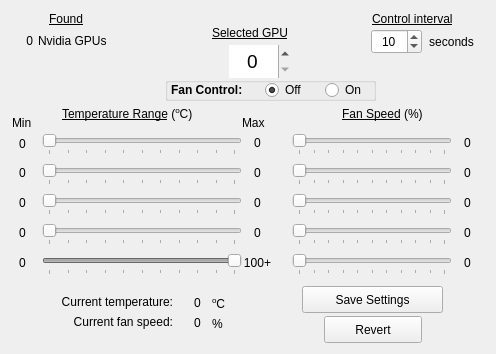
<?xml version="1.0" encoding="UTF-8"?>
<ui version="4.0">
 <author>Jeff Buck</author>
 <class>MainWindow</class>
 <widget class="QMainWindow" name="MainWindow">
  <property name="geometry">
   <rect>
    <x>0</x>
    <y>0</y>
    <width>496</width>
    <height>354</height>
   </rect>
  </property>
  <property name="focusPolicy">
   <enum>Qt::WheelFocus</enum>
  </property>
  <property name="windowTitle">
   <string>Nvidia Fan Control</string>
  </property>
  <property name="windowIcon">
   <iconset>
    <normaloff>Dapino-Summer-Blue-Fan.ico</normaloff>Dapino-Summer-Blue-Fan.ico</iconset>
  </property>
  <widget class="QWidget" name="centralwidget">
   <widget class="QGroupBox" name="groupBox">
    <property name="geometry">
     <rect>
      <x>165</x>
      <y>77</y>
      <width>211</width>
      <height>24</height>
     </rect>
    </property>
    <property name="title">
     <string/>
    </property>
    <widget class="QRadioButton" name="fancontrolon">
     <property name="geometry">
      <rect>
       <x>160</x>
       <y>2</y>
       <width>51</width>
       <height>22</height>
      </rect>
     </property>
     <property name="text">
      <string>On</string>
     </property>
    </widget>
    <widget class="QRadioButton" name="fancontroloff">
     <property name="geometry">
      <rect>
       <x>100</x>
       <y>2</y>
       <width>61</width>
       <height>22</height>
      </rect>
     </property>
     <property name="text">
      <string>Off</string>
     </property>
     <property name="checked">
      <bool>true</bool>
     </property>
    </widget>
    <widget class="QLabel" name="label_12">
     <property name="geometry">
      <rect>
       <x>6</x>
       <y>4</y>
       <width>86</width>
       <height>17</height>
      </rect>
     </property>
     <property name="font">
      <font>
       <weight>75</weight>
       <bold>true</bold>
      </font>
     </property>
     <property name="text">
      <string>Fan Control:</string>
     </property>
    </widget>
   </widget>
   <widget class="QSlider" name="tempslide0">
    <property name="geometry">
     <rect>
      <x>42</x>
      <y>134</y>
      <width>200</width>
      <height>21</height>
     </rect>
    </property>
    <property name="maximum">
     <number>100</number>
    </property>
    <property name="value">
     <number>0</number>
    </property>
    <property name="sliderPosition">
     <number>0</number>
    </property>
    <property name="orientation">
     <enum>Qt::Horizontal</enum>
    </property>
    <property name="tickPosition">
     <enum>QSlider::TicksBelow</enum>
    </property>
   </widget>
   <widget class="QLabel" name="temp0h">
    <property name="geometry">
     <rect>
      <x>242</x>
      <y>134</y>
      <width>31</width>
      <height>17</height>
     </rect>
    </property>
    <property name="text">
     <string>0</string>
    </property>
    <property name="alignment">
     <set>Qt::AlignCenter</set>
    </property>
   </widget>
   <widget class="QLabel" name="label">
    <property name="geometry">
     <rect>
      <x>62</x>
      <y>104</y>
      <width>161</width>
      <height>21</height>
     </rect>
    </property>
    <property name="font">
     <font>
      <underline>false</underline>
     </font>
    </property>
    <property name="text">
     <string>&lt;html&gt;&lt;head/&gt;&lt;body&gt;&lt;p&gt;&lt;span style=&quot; text-decoration: underline;&quot;&gt;Temperature Range&lt;/span&gt; (&lt;span style=&quot; vertical-align:super;&quot;&gt;o&lt;/span&gt;C)&lt;/p&gt;&lt;/body&gt;&lt;/html&gt;</string>
    </property>
   </widget>
   <widget class="QLabel" name="label_2">
    <property name="geometry">
     <rect>
      <x>342</x>
      <y>104</y>
      <width>101</width>
      <height>21</height>
     </rect>
    </property>
    <property name="font">
     <font>
      <underline>false</underline>
     </font>
    </property>
    <property name="text">
     <string>&lt;html&gt;&lt;head/&gt;&lt;body&gt;&lt;p&gt;&lt;span style=&quot; text-decoration: underline;&quot;&gt;Fan Speed&lt;/span&gt; (%)&lt;/p&gt;&lt;/body&gt;&lt;/html&gt;</string>
    </property>
   </widget>
   <widget class="QLabel" name="temp0l">
    <property name="geometry">
     <rect>
      <x>12</x>
      <y>134</y>
      <width>21</width>
      <height>20</height>
     </rect>
    </property>
    <property name="text">
     <string>0</string>
    </property>
    <property name="alignment">
     <set>Qt::AlignCenter</set>
    </property>
   </widget>
   <widget class="QLabel" name="temp1l">
    <property name="geometry">
     <rect>
      <x>12</x>
      <y>164</y>
      <width>21</width>
      <height>17</height>
     </rect>
    </property>
    <property name="text">
     <string>0</string>
    </property>
    <property name="alignment">
     <set>Qt::AlignCenter</set>
    </property>
   </widget>
   <widget class="QSlider" name="tempslide1">
    <property name="geometry">
     <rect>
      <x>42</x>
      <y>164</y>
      <width>200</width>
      <height>21</height>
     </rect>
    </property>
    <property name="minimum">
     <number>0</number>
    </property>
    <property name="maximum">
     <number>100</number>
    </property>
    <property name="value">
     <number>0</number>
    </property>
    <property name="orientation">
     <enum>Qt::Horizontal</enum>
    </property>
    <property name="tickPosition">
     <enum>QSlider::TicksBelow</enum>
    </property>
   </widget>
   <widget class="QLabel" name="temp1h">
    <property name="geometry">
     <rect>
      <x>242</x>
      <y>164</y>
      <width>31</width>
      <height>17</height>
     </rect>
    </property>
    <property name="text">
     <string>0</string>
    </property>
    <property name="alignment">
     <set>Qt::AlignCenter</set>
    </property>
   </widget>
   <widget class="QLabel" name="temp2l">
    <property name="geometry">
     <rect>
      <x>12</x>
      <y>194</y>
      <width>21</width>
      <height>17</height>
     </rect>
    </property>
    <property name="text">
     <string>0</string>
    </property>
    <property name="alignment">
     <set>Qt::AlignCenter</set>
    </property>
   </widget>
   <widget class="QSlider" name="tempslide2">
    <property name="geometry">
     <rect>
      <x>42</x>
      <y>194</y>
      <width>200</width>
      <height>21</height>
     </rect>
    </property>
    <property name="minimum">
     <number>0</number>
    </property>
    <property name="maximum">
     <number>100</number>
    </property>
    <property name="value">
     <number>0</number>
    </property>
    <property name="orientation">
     <enum>Qt::Horizontal</enum>
    </property>
    <property name="tickPosition">
     <enum>QSlider::TicksBelow</enum>
    </property>
   </widget>
   <widget class="QLabel" name="temp2h">
    <property name="geometry">
     <rect>
      <x>242</x>
      <y>194</y>
      <width>31</width>
      <height>17</height>
     </rect>
    </property>
    <property name="text">
     <string>0</string>
    </property>
    <property name="alignment">
     <set>Qt::AlignCenter</set>
    </property>
   </widget>
   <widget class="QLabel" name="temp3l">
    <property name="geometry">
     <rect>
      <x>12</x>
      <y>224</y>
      <width>21</width>
      <height>17</height>
     </rect>
    </property>
    <property name="text">
     <string>0</string>
    </property>
    <property name="alignment">
     <set>Qt::AlignCenter</set>
    </property>
   </widget>
   <widget class="QSlider" name="tempslide3">
    <property name="geometry">
     <rect>
      <x>42</x>
      <y>224</y>
      <width>200</width>
      <height>21</height>
     </rect>
    </property>
    <property name="minimum">
     <number>0</number>
    </property>
    <property name="maximum">
     <number>100</number>
    </property>
    <property name="value">
     <number>0</number>
    </property>
    <property name="orientation">
     <enum>Qt::Horizontal</enum>
    </property>
    <property name="tickPosition">
     <enum>QSlider::TicksBelow</enum>
    </property>
   </widget>
   <widget class="QLabel" name="temp3h">
    <property name="geometry">
     <rect>
      <x>242</x>
      <y>224</y>
      <width>31</width>
      <height>17</height>
     </rect>
    </property>
    <property name="text">
     <string>0</string>
    </property>
    <property name="alignment">
     <set>Qt::AlignCenter</set>
    </property>
   </widget>
   <widget class="QLabel" name="temp4l">
    <property name="geometry">
     <rect>
      <x>12</x>
      <y>254</y>
      <width>21</width>
      <height>17</height>
     </rect>
    </property>
    <property name="text">
     <string>0</string>
    </property>
    <property name="alignment">
     <set>Qt::AlignCenter</set>
    </property>
   </widget>
   <widget class="QSlider" name="tempslide4">
    <property name="enabled">
     <bool>false</bool>
    </property>
    <property name="geometry">
     <rect>
      <x>42</x>
      <y>254</y>
      <width>200</width>
      <height>21</height>
     </rect>
    </property>
    <property name="minimum">
     <number>0</number>
    </property>
    <property name="maximum">
     <number>100</number>
    </property>
    <property name="value">
     <number>100</number>
    </property>
    <property name="sliderPosition">
     <number>100</number>
    </property>
    <property name="orientation">
     <enum>Qt::Horizontal</enum>
    </property>
    <property name="tickPosition">
     <enum>QSlider::TicksBelow</enum>
    </property>
   </widget>
   <widget class="QLabel" name="temp4h">
    <property name="geometry">
     <rect>
      <x>242</x>
      <y>254</y>
      <width>31</width>
      <height>17</height>
     </rect>
    </property>
    <property name="text">
     <string>100+</string>
    </property>
    <property name="alignment">
     <set>Qt::AlignCenter</set>
    </property>
   </widget>
   <widget class="QSlider" name="speedslide2">
    <property name="geometry">
     <rect>
      <x>292</x>
      <y>194</y>
      <width>160</width>
      <height>21</height>
     </rect>
    </property>
    <property name="maximum">
     <number>100</number>
    </property>
    <property name="orientation">
     <enum>Qt::Horizontal</enum>
    </property>
    <property name="tickPosition">
     <enum>QSlider::TicksBelow</enum>
    </property>
   </widget>
   <widget class="QSlider" name="speedslide4">
    <property name="geometry">
     <rect>
      <x>292</x>
      <y>254</y>
      <width>160</width>
      <height>21</height>
     </rect>
    </property>
    <property name="maximum">
     <number>100</number>
    </property>
    <property name="orientation">
     <enum>Qt::Horizontal</enum>
    </property>
    <property name="tickPosition">
     <enum>QSlider::TicksBelow</enum>
    </property>
   </widget>
   <widget class="QLabel" name="speed3">
    <property name="geometry">
     <rect>
      <x>452</x>
      <y>224</y>
      <width>31</width>
      <height>17</height>
     </rect>
    </property>
    <property name="text">
     <string>0</string>
    </property>
    <property name="alignment">
     <set>Qt::AlignCenter</set>
    </property>
   </widget>
   <widget class="QSlider" name="speedslide1">
    <property name="geometry">
     <rect>
      <x>292</x>
      <y>164</y>
      <width>160</width>
      <height>21</height>
     </rect>
    </property>
    <property name="maximum">
     <number>100</number>
    </property>
    <property name="orientation">
     <enum>Qt::Horizontal</enum>
    </property>
    <property name="tickPosition">
     <enum>QSlider::TicksBelow</enum>
    </property>
   </widget>
   <widget class="QLabel" name="speed4">
    <property name="geometry">
     <rect>
      <x>452</x>
      <y>254</y>
      <width>31</width>
      <height>17</height>
     </rect>
    </property>
    <property name="text">
     <string>0</string>
    </property>
    <property name="alignment">
     <set>Qt::AlignCenter</set>
    </property>
   </widget>
   <widget class="QLabel" name="speed1">
    <property name="geometry">
     <rect>
      <x>452</x>
      <y>164</y>
      <width>31</width>
      <height>17</height>
     </rect>
    </property>
    <property name="text">
     <string>0</string>
    </property>
    <property name="alignment">
     <set>Qt::AlignCenter</set>
    </property>
   </widget>
   <widget class="QLabel" name="speed2">
    <property name="geometry">
     <rect>
      <x>452</x>
      <y>194</y>
      <width>31</width>
      <height>17</height>
     </rect>
    </property>
    <property name="text">
     <string>0</string>
    </property>
    <property name="alignment">
     <set>Qt::AlignCenter</set>
    </property>
   </widget>
   <widget class="QSlider" name="speedslide3">
    <property name="geometry">
     <rect>
      <x>292</x>
      <y>224</y>
      <width>160</width>
      <height>21</height>
     </rect>
    </property>
    <property name="maximum">
     <number>100</number>
    </property>
    <property name="orientation">
     <enum>Qt::Horizontal</enum>
    </property>
    <property name="tickPosition">
     <enum>QSlider::TicksBelow</enum>
    </property>
   </widget>
   <widget class="QSlider" name="speedslide0">
    <property name="geometry">
     <rect>
      <x>292</x>
      <y>134</y>
      <width>160</width>
      <height>21</height>
     </rect>
    </property>
    <property name="maximum">
     <number>100</number>
    </property>
    <property name="orientation">
     <enum>Qt::Horizontal</enum>
    </property>
    <property name="tickPosition">
     <enum>QSlider::TicksBelow</enum>
    </property>
   </widget>
   <widget class="QLabel" name="speed0">
    <property name="geometry">
     <rect>
      <x>452</x>
      <y>134</y>
      <width>31</width>
      <height>17</height>
     </rect>
    </property>
    <property name="text">
     <string>0</string>
    </property>
    <property name="alignment">
     <set>Qt::AlignCenter</set>
    </property>
   </widget>
   <widget class="QLabel" name="label_3">
    <property name="enabled">
     <bool>true</bool>
    </property>
    <property name="geometry">
     <rect>
      <x>12</x>
      <y>114</y>
      <width>31</width>
      <height>17</height>
     </rect>
    </property>
    <property name="text">
     <string>Min</string>
    </property>
   </widget>
   <widget class="QLabel" name="label_4">
    <property name="geometry">
     <rect>
      <x>242</x>
      <y>114</y>
      <width>31</width>
      <height>17</height>
     </rect>
    </property>
    <property name="text">
     <string>Max</string>
    </property>
   </widget>
   <widget class="QPushButton" name="savesettings">
    <property name="geometry">
     <rect>
      <x>302</x>
      <y>286</y>
      <width>141</width>
      <height>27</height>
     </rect>
    </property>
    <property name="text">
     <string>Save Settings</string>
    </property>
   </widget>
   <widget class="QLabel" name="label_8">
    <property name="geometry">
     <rect>
      <x>22</x>
      <y>294</y>
      <width>151</width>
      <height>16</height>
     </rect>
    </property>
    <property name="text">
     <string>Current temperature:</string>
    </property>
    <property name="alignment">
     <set>Qt::AlignRight|Qt::AlignTrailing|Qt::AlignVCenter</set>
    </property>
   </widget>
   <widget class="QLabel" name="label_9">
    <property name="geometry">
     <rect>
      <x>42</x>
      <y>314</y>
      <width>131</width>
      <height>16</height>
     </rect>
    </property>
    <property name="text">
     <string>Current fan speed:</string>
    </property>
    <property name="alignment">
     <set>Qt::AlignRight|Qt::AlignTrailing|Qt::AlignVCenter</set>
    </property>
   </widget>
   <widget class="QLabel" name="currtemp">
    <property name="geometry">
     <rect>
      <x>182</x>
      <y>294</y>
      <width>31</width>
      <height>17</height>
     </rect>
    </property>
    <property name="text">
     <string>0</string>
    </property>
    <property name="alignment">
     <set>Qt::AlignCenter</set>
    </property>
   </widget>
   <widget class="QLabel" name="currspeed">
    <property name="geometry">
     <rect>
      <x>182</x>
      <y>314</y>
      <width>31</width>
      <height>17</height>
     </rect>
    </property>
    <property name="text">
     <string>0</string>
    </property>
    <property name="alignment">
     <set>Qt::AlignCenter</set>
    </property>
   </widget>
   <widget class="QLabel" name="label_10">
    <property name="geometry">
     <rect>
      <x>212</x>
      <y>314</y>
      <width>20</width>
      <height>20</height>
     </rect>
    </property>
    <property name="text">
     <string>%</string>
    </property>
    <property name="alignment">
     <set>Qt::AlignLeading|Qt::AlignLeft|Qt::AlignVCenter</set>
    </property>
   </widget>
   <widget class="QLabel" name="label_11">
    <property name="geometry">
     <rect>
      <x>212</x>
      <y>294</y>
      <width>21</width>
      <height>20</height>
     </rect>
    </property>
    <property name="text">
     <string>&lt;html&gt;&lt;head/&gt;&lt;body&gt;&lt;p&gt;&lt;span style=&quot; vertical-align:super;&quot;&gt;o&lt;/span&gt;C&lt;/p&gt;&lt;/body&gt;&lt;/html&gt;</string>
    </property>
    <property name="alignment">
     <set>Qt::AlignLeading|Qt::AlignLeft|Qt::AlignVCenter</set>
    </property>
   </widget>
   <widget class="QPushButton" name="revertsettings">
    <property name="enabled">
     <bool>true</bool>
    </property>
    <property name="geometry">
     <rect>
      <x>324</x>
      <y>316</y>
      <width>98</width>
      <height>27</height>
     </rect>
    </property>
    <property name="text">
     <string>Revert</string>
    </property>
   </widget>
   <widget class="QLabel" name="lblselgpu">
    <property name="geometry">
     <rect>
      <x>212</x>
      <y>22</y>
      <width>95</width>
      <height>23</height>
     </rect>
    </property>
    <property name="font">
     <font>
      <underline>true</underline>
     </font>
    </property>
    <property name="focusPolicy">
     <enum>Qt::WheelFocus</enum>
    </property>
    <property name="text">
     <string>Selected GPU</string>
    </property>
   </widget>
   <widget class="QSpinBox" name="gpuselected">
    <property name="geometry">
     <rect>
      <x>229</x>
      <y>45</y>
      <width>61</width>
      <height>33</height>
     </rect>
    </property>
    <property name="font">
     <font>
      <pointsize>14</pointsize>
      <kerning>true</kerning>
     </font>
    </property>
    <property name="focusPolicy">
     <enum>Qt::WheelFocus</enum>
    </property>
    <property name="frame">
     <bool>false</bool>
    </property>
    <property name="alignment">
     <set>Qt::AlignCenter</set>
    </property>
    <property name="accelerated">
     <bool>false</bool>
    </property>
    <property name="minimum">
     <number>0</number>
    </property>
    <property name="maximum">
     <number>1</number>
    </property>
    <property name="value">
     <number>0</number>
    </property>
   </widget>
   <widget class="QLabel" name="label_5">
    <property name="geometry">
     <rect>
      <x>49</x>
      <y>7</y>
      <width>47</width>
      <height>23</height>
     </rect>
    </property>
    <property name="font">
     <font>
      <underline>true</underline>
     </font>
    </property>
    <property name="text">
     <string>Found</string>
    </property>
   </widget>
   <widget class="QLabel" name="totnvgpus">
    <property name="geometry">
     <rect>
      <x>10</x>
      <y>32</y>
      <width>23</width>
      <height>17</height>
     </rect>
    </property>
    <property name="font">
     <font>
      <weight>50</weight>
      <bold>false</bold>
     </font>
    </property>
    <property name="text">
     <string>0</string>
    </property>
    <property name="alignment">
     <set>Qt::AlignRight|Qt::AlignTrailing|Qt::AlignVCenter</set>
    </property>
   </widget>
   <widget class="QLabel" name="label_17">
    <property name="geometry">
     <rect>
      <x>38</x>
      <y>32</y>
      <width>85</width>
      <height>17</height>
     </rect>
    </property>
    <property name="text">
     <string>Nvidia GPUs</string>
    </property>
   </widget>
   <widget class="QLabel" name="label_6">
    <property name="geometry">
     <rect>
      <x>372</x>
      <y>7</y>
      <width>111</width>
      <height>23</height>
     </rect>
    </property>
    <property name="font">
     <font>
      <underline>true</underline>
     </font>
    </property>
    <property name="text">
     <string>Control interval</string>
    </property>
   </widget>
   <widget class="QLabel" name="label_7">
    <property name="geometry">
     <rect>
      <x>421</x>
      <y>30</y>
      <width>61</width>
      <height>23</height>
     </rect>
    </property>
    <property name="text">
     <string>seconds</string>
    </property>
    <property name="alignment">
     <set>Qt::AlignCenter</set>
    </property>
   </widget>
   <widget class="QSpinBox" name="ctrlinterval">
    <property name="geometry">
     <rect>
      <x>371</x>
      <y>29</y>
      <width>51</width>
      <height>25</height>
     </rect>
    </property>
    <property name="frame">
     <bool>true</bool>
    </property>
    <property name="alignment">
     <set>Qt::AlignCenter</set>
    </property>
    <property name="accelerated">
     <bool>true</bool>
    </property>
    <property name="minimum">
     <number>1</number>
    </property>
    <property name="maximum">
     <number>120</number>
    </property>
    <property name="value">
     <number>10</number>
    </property>
   </widget>
  </widget>
 </widget>
 <resources/>
 <connections>
  <connection>
   <sender>tempslide0</sender>
   <signal>valueChanged(int)</signal>
   <receiver>temp0h</receiver>
   <slot>setNum(int)</slot>
   <hints>
    <hint type="sourcelabel">
     <x>319</x>
     <y>135</y>
    </hint>
    <hint type="destinationlabel">
     <x>425</x>
     <y>133</y>
    </hint>
   </hints>
  </connection>
  <connection>
   <sender>tempslide0</sender>
   <signal>valueChanged(int)</signal>
   <receiver>temp1l</receiver>
   <slot>setNum(int)</slot>
   <hints>
    <hint type="sourcelabel">
     <x>319</x>
     <y>135</y>
    </hint>
    <hint type="destinationlabel">
     <x>227</x>
     <y>163</y>
    </hint>
   </hints>
  </connection>
  <connection>
   <sender>tempslide1</sender>
   <signal>valueChanged(int)</signal>
   <receiver>temp1h</receiver>
   <slot>setNum(int)</slot>
   <hints>
    <hint type="sourcelabel">
     <x>319</x>
     <y>165</y>
    </hint>
    <hint type="destinationlabel">
     <x>425</x>
     <y>163</y>
    </hint>
   </hints>
  </connection>
  <connection>
   <sender>tempslide1</sender>
   <signal>valueChanged(int)</signal>
   <receiver>temp2l</receiver>
   <slot>setNum(int)</slot>
   <hints>
    <hint type="sourcelabel">
     <x>319</x>
     <y>165</y>
    </hint>
    <hint type="destinationlabel">
     <x>227</x>
     <y>193</y>
    </hint>
   </hints>
  </connection>
  <connection>
   <sender>tempslide2</sender>
   <signal>valueChanged(int)</signal>
   <receiver>temp2h</receiver>
   <slot>setNum(int)</slot>
   <hints>
    <hint type="sourcelabel">
     <x>319</x>
     <y>195</y>
    </hint>
    <hint type="destinationlabel">
     <x>425</x>
     <y>193</y>
    </hint>
   </hints>
  </connection>
  <connection>
   <sender>tempslide2</sender>
   <signal>valueChanged(int)</signal>
   <receiver>temp3l</receiver>
   <slot>setNum(int)</slot>
   <hints>
    <hint type="sourcelabel">
     <x>319</x>
     <y>195</y>
    </hint>
    <hint type="destinationlabel">
     <x>227</x>
     <y>223</y>
    </hint>
   </hints>
  </connection>
  <connection>
   <sender>tempslide3</sender>
   <signal>valueChanged(int)</signal>
   <receiver>temp3h</receiver>
   <slot>setNum(int)</slot>
   <hints>
    <hint type="sourcelabel">
     <x>319</x>
     <y>225</y>
    </hint>
    <hint type="destinationlabel">
     <x>425</x>
     <y>223</y>
    </hint>
   </hints>
  </connection>
  <connection>
   <sender>tempslide3</sender>
   <signal>valueChanged(int)</signal>
   <receiver>temp4l</receiver>
   <slot>setNum(int)</slot>
   <hints>
    <hint type="sourcelabel">
     <x>319</x>
     <y>225</y>
    </hint>
    <hint type="destinationlabel">
     <x>227</x>
     <y>253</y>
    </hint>
   </hints>
  </connection>
  <connection>
   <sender>tempslide4</sender>
   <signal>valueChanged(int)</signal>
   <receiver>temp4h</receiver>
   <slot>setNum(int)</slot>
   <hints>
    <hint type="sourcelabel">
     <x>319</x>
     <y>255</y>
    </hint>
    <hint type="destinationlabel">
     <x>425</x>
     <y>253</y>
    </hint>
   </hints>
  </connection>
  <connection>
   <sender>speedslide0</sender>
   <signal>valueChanged(int)</signal>
   <receiver>speed0</receiver>
   <slot>setNum(int)</slot>
   <hints>
    <hint type="sourcelabel">
     <x>489</x>
     <y>135</y>
    </hint>
    <hint type="destinationlabel">
     <x>590</x>
     <y>133</y>
    </hint>
   </hints>
  </connection>
  <connection>
   <sender>speedslide1</sender>
   <signal>valueChanged(int)</signal>
   <receiver>speed1</receiver>
   <slot>setNum(int)</slot>
   <hints>
    <hint type="sourcelabel">
     <x>489</x>
     <y>165</y>
    </hint>
    <hint type="destinationlabel">
     <x>590</x>
     <y>163</y>
    </hint>
   </hints>
  </connection>
  <connection>
   <sender>speedslide2</sender>
   <signal>valueChanged(int)</signal>
   <receiver>speed2</receiver>
   <slot>setNum(int)</slot>
   <hints>
    <hint type="sourcelabel">
     <x>489</x>
     <y>195</y>
    </hint>
    <hint type="destinationlabel">
     <x>590</x>
     <y>193</y>
    </hint>
   </hints>
  </connection>
  <connection>
   <sender>speedslide3</sender>
   <signal>valueChanged(int)</signal>
   <receiver>speed3</receiver>
   <slot>setNum(int)</slot>
   <hints>
    <hint type="sourcelabel">
     <x>489</x>
     <y>225</y>
    </hint>
    <hint type="destinationlabel">
     <x>590</x>
     <y>223</y>
    </hint>
   </hints>
  </connection>
  <connection>
   <sender>speedslide4</sender>
   <signal>valueChanged(int)</signal>
   <receiver>speed4</receiver>
   <slot>setNum(int)</slot>
   <hints>
    <hint type="sourcelabel">
     <x>489</x>
     <y>255</y>
    </hint>
    <hint type="destinationlabel">
     <x>585</x>
     <y>253</y>
    </hint>
   </hints>
  </connection>
 </connections>
</ui>
